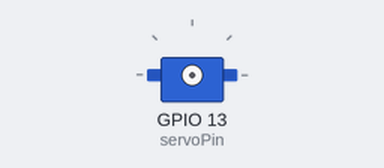
Bench run of a sketch on a simulated ESP32. On the bench: servo. Servo pulses on a pin are drawn as a servo (544–2400 µs = 0–180°).

Above: at 0.05 s.
At 0.65 s:
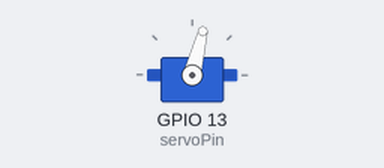
At 1.3 s:
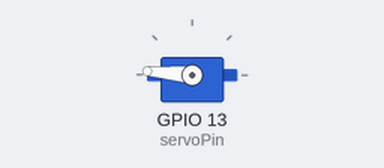
At 2.6 s:
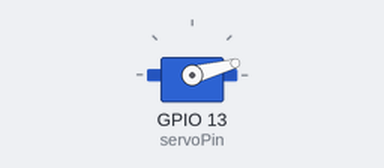
Timing chart, 0 to 6.4 s (numbered marks = the images above):
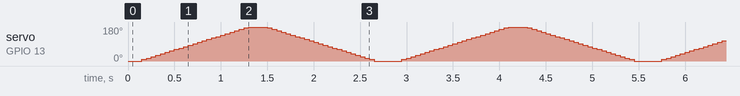

The sketch:

ServoMotor.ino
```cpp
const int servoPin = 13;

int dutyCycle = 0;

const int PWMFreq = 50;
const int PWMChannel = 0;
const int PWMResolution = 8;

void setup()
{
  Serial.begin(115200);
  ledcSetup(PWMChannel, PWMFreq, PWMResolution);
  ledcAttachPin(servoPin, PWMChannel);
  ledcWrite(PWMChannel, dutyCycle);
}
void loop()
{
  for(dutyCycle = 5; dutyCycle <= 32; dutyCycle++){
    ledcWrite(PWMChannel, dutyCycle);
    delay(50);
  }
 for(dutyCycle = 32; dutyCycle >= 5; dutyCycle--){
    ledcWrite(PWMChannel, dutyCycle);
    delay(50);
  }
}
```
